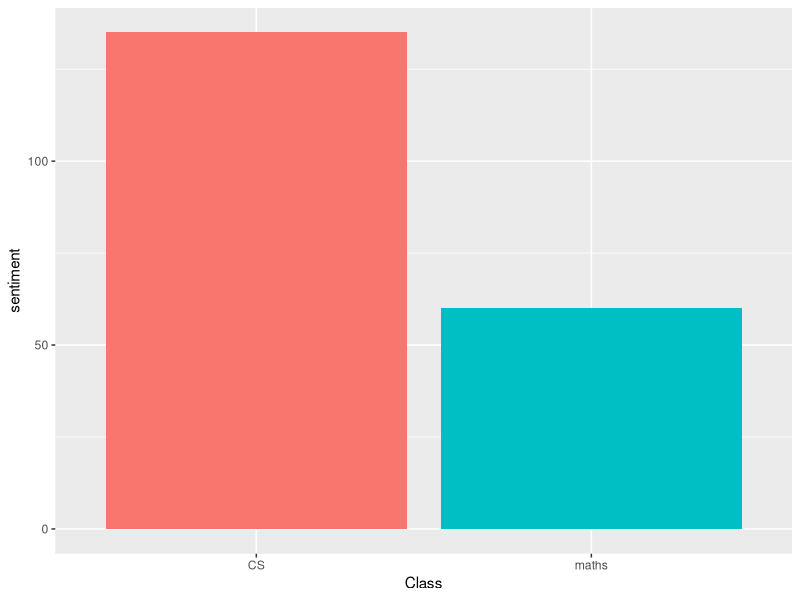

Reproduce this figure in R.
install.packages("tm")
install.packages("readr")
install.packages("tidytext")
install.packages("dplyr")
install.packages("tidyr")
install.packages("ggplot2")

library(tm)
library(readr)
library(tidytext)
library(dplyr)
library(tidyr)
library(ggplot2)


setwd("C:/Users/jwill/OneDrive/Keele/Module 8/Dissertation/Final documents")

db <- read.csv("Rstudio.csv")

#Restructure the database
db_new <- unnest_tokens(tbl=db, input=Question, output=word)

#Sentiment Analysis
bing <- get_sentiments(lexicon="bing")

#Join db
db_bing <- inner_join(db_new, bing, by="word")

#Compute sentiment by forum
db_class <-count(db_bing, Class, sentiment)

db_question <-count(db_bing, ID, sentiment)

#Spread the data
db_class <- spread(key=sentiment, value=n, fill=0, data=db_class)
db_question <- spread(key=sentiment, value=n, fill=0, data=db_question)

#Create sentiment 
db_class <- mutate(sentiment = positive - negative, .data=db_class)
db_question <- mutate(sentiment = positive - negative, .data=db_question)

#Statistics
mean(db_class$sentiment, na.rm=TRUE)
mean(db_question$sentiment, na.rm=TRUE)

#Data visualisations
ggplot(aes(x=Class, y=sentiment, fill=Class), data=db_class) + 
  geom_col(show.legend=FALSE)
